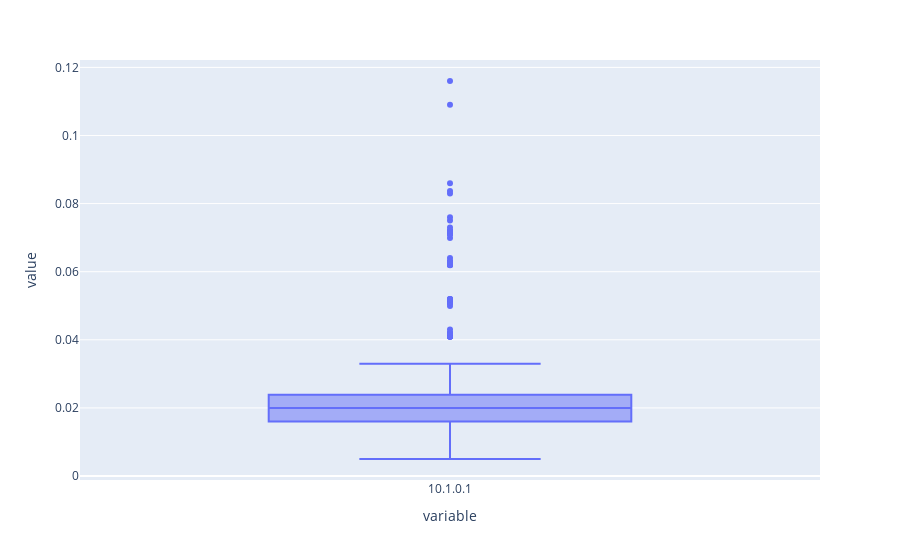

Write notebook code for a chart like this one.
### Code cell
fig = px.box(latency['10.1.0.1'])
fig.show()

### Figure 1 — Plotly figure (JSON) as saved in the notebook; plotly's stock layout.template omitted (floating-point values rounded to 4 significant figures; data arrays with more than 128 entries replaced by an {"elided": "..."} marker saying what was removed)
{"data": [{"alignmentgroup": "True", "hovertemplate": "variable=%{x}<br>value=%{y}<extra></extra>", "legendgroup": "", "marker": {"color": "#636efa"}, "name": "", "notched": false, "offsetgroup": "", "orientation": "v", "showlegend": false, "type": "box", "x": {"elided": "4964 str values"}, "x0": " ", "xaxis": "x", "y": {"elided": "4964 float values"}, "y0": " ", "yaxis": "y"}], "layout": {"boxmode": "group", "legend": {"tracegroupgap": 0}, "margin": {"t": 60}, "xaxis": {"anchor": "y", "domain": [0, 1], "title": {"text": "variable"}}, "yaxis": {"anchor": "x", "domain": [0, 1], "title": {"text": "value"}}}}
